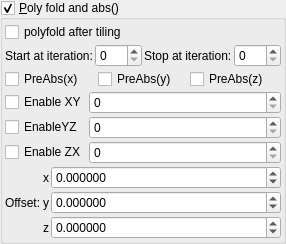
    <widget class="MyGroupBox" name="groupCheck_transf_function_enabledP_false">
     <property name="title">
      <string>&amp;Poly fold and abs()</string>
     </property>
     <property name="checkable">
      <bool>true</bool>
     </property>
     <layout class="QVBoxLayout" name="verticalLayout_17" stretch="0,0,0,0,0">
      <property name="spacing">
       <number>2</number>
      </property>
      <property name="leftMargin">
       <number>2</number>
      </property>
      <property name="topMargin">
       <number>2</number>
      </property>
      <property name="rightMargin">
       <number>2</number>
      </property>
      <property name="bottomMargin">
       <number>2</number>
      </property>
      <item>
       <widget class="MyCheckBox" name="checkBox_transf_function_enabledI_false">
        <property name="text">
         <string notr="true">polyfold after tiling</string>
        </property>
       </widget>
      </item>
      <item>
       <layout class="QGridLayout" name="gridLayout_70">
        <property name="spacing">
         <number>2</number>
        </property>
        <item row="1" column="3">
         <widget class="MySpinBox" name="spinboxInt_transf_stop_iterations_P1">
          <property name="sizePolicy">
           <sizepolicy hsizetype="Minimum" vsizetype="Maximum">
            <horstretch>0</horstretch>
            <verstretch>0</verstretch>
           </sizepolicy>
          </property>
          <property name="maximum">
           <number>999</number>
          </property>
         </widget>
        </item>
        <item row="1" column="1">
         <widget class="MySpinBox" name="spinboxInt_transf_start_iterations_P">
          <property name="sizePolicy">
           <sizepolicy hsizetype="Minimum" vsizetype="Maximum">
            <horstretch>0</horstretch>
            <verstretch>0</verstretch>
           </sizepolicy>
          </property>
          <property name="maximum">
           <number>999</number>
          </property>
         </widget>
        </item>
        <item row="1" column="0">
         <widget class="QLabel" name="label_277">
          <property name="text">
           <string>Start at iteration:</string>
          </property>
         </widget>
        </item>
        <item row="1" column="2">
         <widget class="QLabel" name="label_278">
          <property name="text">
           <string>Stop at iteration:</string>
          </property>
         </widget>
        </item>
       </layout>
      </item>
      <item>
       <layout class="QGridLayout" name="gridLayout_2">
        <item row="0" column="2">
         <widget class="MyCheckBox" name="checkBox_transf_function_enabledz">
          <property name="text">
           <string>PreAbs(z)</string>
          </property>
         </widget>
        </item>
        <item row="0" column="1">
         <widget class="MyCheckBox" name="checkBox_transf_function_enabledy">
          <property name="text">
           <string>PreAbs(y)</string>
          </property>
         </widget>
        </item>
        <item row="0" column="0">
         <widget class="MyCheckBox" name="checkBox_transf_function_enabledx">
          <property name="text">
           <string>PreAbs(x)</string>
          </property>
         </widget>
        </item>
       </layout>
      </item>
      <item>
       <layout class="QGridLayout" name="gridLayout_45" columnstretch="0,1">
        <property name="spacing">
         <number>2</number>
        </property>
        <item row="1" column="0">
         <widget class="MyCheckBox" name="checkBox_transf_function_enabledCy_false">
          <property name="enabled">
           <bool>true</bool>
          </property>
          <property name="font">
           <font>
            <weight>50</weight>
            <bold>false</bold>
           </font>
          </property>
          <property name="text">
           <string>EnableYZ</string>
          </property>
         </widget>
        </item>
        <item row="2" column="0">
         <widget class="MyCheckBox" name="checkBox_transf_function_enabledCz_false">
          <property name="enabled">
           <bool>true</bool>
          </property>
          <property name="font">
           <font>
            <weight>50</weight>
            <bold>false</bold>
           </font>
          </property>
          <property name="text">
           <string>Enable ZX</string>
          </property>
         </widget>
        </item>
        <item row="1" column="1">
         <widget class="MySpinBox" name="spinboxInt_transf_int8_Y">
          <property name="enabled">
           <bool>true</bool>
          </property>
          <property name="sizePolicy">
           <sizepolicy hsizetype="Minimum" vsizetype="Maximum">
            <horstretch>0</horstretch>
            <verstretch>0</verstretch>
           </sizepolicy>
          </property>
          <property name="maximum">
           <number>999</number>
          </property>
         </widget>
        </item>
        <item row="0" column="0">
         <widget class="MyCheckBox" name="checkBox_transf_function_enabledCx">
          <property name="font">
           <font>
            <weight>50</weight>
            <bold>false</bold>
           </font>
          </property>
          <property name="text">
           <string>Enable XY</string>
          </property>
         </widget>
        </item>
        <item row="2" column="1">
         <widget class="MySpinBox" name="spinboxInt_transf_int8_Z">
          <property name="enabled">
           <bool>true</bool>
          </property>
          <property name="sizePolicy">
           <sizepolicy hsizetype="Minimum" vsizetype="Maximum">
            <horstretch>0</horstretch>
            <verstretch>0</verstretch>
           </sizepolicy>
          </property>
          <property name="maximum">
           <number>999</number>
          </property>
         </widget>
        </item>
        <item row="0" column="1">
         <widget class="MySpinBox" name="spinboxInt_transf_int8_X">
          <property name="sizePolicy">
           <sizepolicy hsizetype="Minimum" vsizetype="Maximum">
            <horstretch>0</horstretch>
            <verstretch>0</verstretch>
           </sizepolicy>
          </property>
          <property name="maximum">
           <number>999</number>
          </property>
         </widget>
        </item>
       </layout>
      </item>
      <item>
       <layout class="QGridLayout" name="gridLayout_39" columnstretch="0,0,1">
        <property name="spacing">
         <number>2</number>
        </property>
        <item row="1" column="1">
         <widget class="QLabel" name="label_141">
          <property name="text">
           <string notr="true">y</string>
          </property>
         </widget>
        </item>
        <item row="0" column="1">
         <widget class="QLabel" name="label_142">
          <property name="text">
           <string notr="true">x</string>
          </property>
         </widget>
        </item>
        <item row="2" column="1">
         <widget class="QLabel" name="label_143">
          <property name="text">
           <string notr="true">z</string>
          </property>
         </widget>
        </item>
        <item row="0" column="0" rowspan="3">
         <widget class="QLabel" name="label_276">
          <property name="text">
           <string>Offset:</string>
          </property>
         </widget>
        </item>
        <item row="0" column="2">
         <widget class="MyDoubleSpinBox" name="spinbox3_transf_offsetF_000_x">
          <property name="sizePolicy">
           <sizepolicy hsizetype="Minimum" vsizetype="Maximum">
            <horstretch>0</horstretch>
            <verstretch>0</verstretch>
           </sizepolicy>
          </property>
          <property name="font">
           <font>
            <weight>50</weight>
            <bold>false</bold>
           </font>
          </property>
          <property name="prefix">
           <string/>
          </property>
          <property name="suffix">
           <string/>
          </property>
          <property name="decimals">
           <number>6</number>
          </property>
          <property name="minimum">
           <double>-99.989999999999995</double>
          </property>
          <property name="maximum">
           <double>99.989999999999995</double>
          </property>
          <property name="singleStep">
           <double>0.100000000000000</double>
          </property>
         </widget>
        </item>
        <item row="1" column="2">
         <widget class="MyDoubleSpinBox" name="spinbox3_transf_offsetF_000_y">
          <property name="sizePolicy">
           <sizepolicy hsizetype="Minimum" vsizetype="Maximum">
            <horstretch>0</horstretch>
            <verstretch>0</verstretch>
           </sizepolicy>
          </property>
          <property name="font">
           <font>
            <weight>50</weight>
            <bold>false</bold>
           </font>
          </property>
          <property name="prefix">
           <string/>
          </property>
          <property name="suffix">
           <string/>
          </property>
          <property name="decimals">
           <number>6</number>
          </property>
          <property name="minimum">
           <double>-99.989999999999995</double>
          </property>
          <property name="maximum">
           <double>99.989999999999995</double>
          </property>
          <property name="singleStep">
           <double>0.100000000000000</double>
          </property>
         </widget>
        </item>
        <item row="2" column="2">
         <widget class="MyDoubleSpinBox" name="spinbox3_transf_offsetF_000_z">
          <property name="sizePolicy">
           <sizepolicy hsizetype="Minimum" vsizetype="Maximum">
            <horstretch>0</horstretch>
            <verstretch>0</verstretch>
           </sizepolicy>
          </property>
          <property name="font">
           <font>
            <weight>50</weight>
            <bold>false</bold>
           </font>
          </property>
          <property name="prefix">
           <string/>
          </property>
          <property name="suffix">
           <string/>
          </property>
          <property name="decimals">
           <number>6</number>
          </property>
          <property name="minimum">
           <double>-99.989999999999995</double>
          </property>
          <property name="maximum">
           <double>99.989999999999995</double>
          </property>
          <property name="singleStep">
           <double>0.100000000000000</double>
          </property>
         </widget>
        </item>
       </layout>
      </item>
     </layout>
    </widget>
